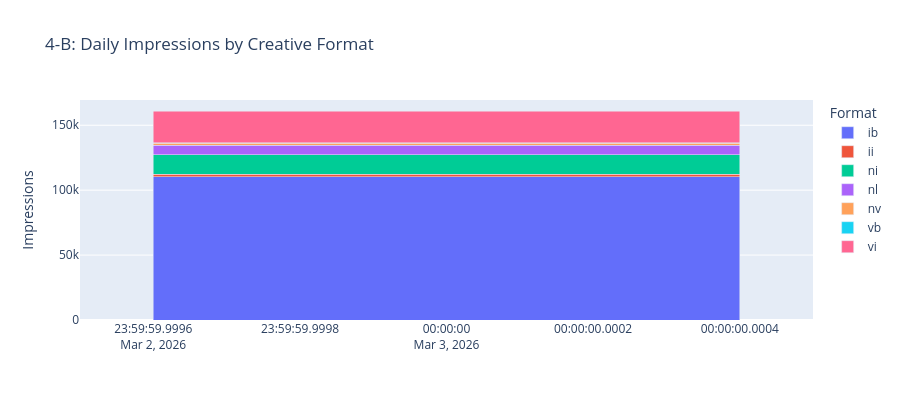

Notebook code cell kept with this figure:
### Markdown cell above
### 4-B. Creative Impressions by Format

### Code cell
_mmp_in_clause = sql_in_clause(_mmp_bundles, 'advertiser.mmp_bundle_id')
q_4b = f"""
SELECT
  date_utc AS date,
  campaign_id,
  campaign.country,
  creative.format AS creative_format,
  COUNT(DISTINCT creative.id) AS n_creatives_L7D,
  SUM(impressions) AS impressions_L7D,
  SUM(clicks) AS clicks_L7D,
  ROUND(SUM(gross_spend_usd), 2) AS spend_L7D,
  SUM(installs) AS installs_L7D
FROM `moloco-ae-view.athena.fact_dsp_creative`
WHERE date_utc BETWEEN DATE_SUB(CURRENT_DATE(), INTERVAL 7 DAY) AND CURRENT_DATE()
  {_mmp_in_clause}
  {_campaign_in}
GROUP BY 1, 2, 3, 4
ORDER BY 1 DESC, 5 DESC
"""

df_4b = run_query(q_4b, '4-B Creative Impressions')
if not df_4b.empty:
    fmt_summary = df_4b.groupby('creative_format').agg(
        impressions=('impressions_L7D', 'sum'), spend=('spend_L7D', 'sum')).sort_values('impressions', ascending=False)
    total_imps = fmt_summary['impressions'].sum()
    total_spend = fmt_summary['spend'].sum()
    print(f'  → Formats with impressions:')
    for fmt, row in fmt_summary.iterrows():
        imp_pct = row['impressions'] / total_imps * 100 if total_imps > 0 else 0
        spend_pct = row['spend'] / total_spend * 100 if total_spend > 0 else 0
        print(f'     {fmt}: {row["impressions"]:,.0f} imps ({imp_pct:.1f}%), ${row["spend"]:,.2f} spend ({spend_pct:.1f}%)')

    chart_df = df_4b.groupby(['date', 'creative_format'])['impressions_L7D'].sum().reset_index()
    daily_total = chart_df.groupby('date')['impressions_L7D'].transform('sum')
    chart_df['pct'] = (chart_df['impressions_L7D'] / daily_total * 100).round(1)
    chart_df['date'] = chart_df['date'].astype(str)
    fig = px.bar(chart_df, x='date', y='impressions_L7D', color='creative_format',
                 title='4-B: Daily Impressions by Creative Format',
                 labels={'impressions_L7D': 'Impressions', 'date': '', 'creative_format': 'Format'},
                 hover_data={'pct': ':.1f'})
    fig.update_traces(hovertemplate='%{data.name}<br>%{y:,.0f} imps (%{customdata[0]:.1f}%)<extra></extra>')
    fig.update_layout(barmode='stack', height=400)
    fig.show()
df_4b

### Figure 1 — Plotly figure (JSON) as saved in the notebook; plotly's stock layout.template omitted (floating-point values rounded to 4 significant figures)
{"data": [{"customdata": [[68.5]], "hovertemplate": "%{data.name}<br>%{y:,.0f} imps (%{customdata[0]:.1f}%)<extra></extra>", "legendgroup": "ib", "marker": {"color": "#636efa", "pattern": {"shape": ""}}, "name": "ib", "orientation": "v", "showlegend": true, "textposition": "auto", "type": "bar", "x": ["2026-03-03"], "xaxis": "x", "y": [110252], "yaxis": "y"}, {"customdata": [[1.2]], "hovertemplate": "%{data.name}<br>%{y:,.0f} imps (%{customdata[0]:.1f}%)<extra></extra>", "legendgroup": "ii", "marker": {"color": "#EF553B", "pattern": {"shape": ""}}, "name": "ii", "orientation": "v", "showlegend": true, "textposition": "auto", "type": "bar", "x": ["2026-03-03"], "xaxis": "x", "y": [1981], "yaxis": "y"}, {"customdata": [[9.3]], "hovertemplate": "%{data.name}<br>%{y:,.0f} imps (%{customdata[0]:.1f}%)<extra></extra>", "legendgroup": "ni", "marker": {"color": "#00cc96", "pattern": {"shape": ""}}, "name": "ni", "orientation": "v", "showlegend": true, "textposition": "auto", "type": "bar", "x": ["2026-03-03"], "xaxis": "x", "y": [14991], "yaxis": "y"}, {"customdata": [[4.7]], "hovertemplate": "%{data.name}<br>%{y:,.0f} imps (%{customdata[0]:.1f}%)<extra></extra>", "legendgroup": "nl", "marker": {"color": "#ab63fa", "pattern": {"shape": ""}}, "name": "nl", "orientation": "v", "showlegend": true, "textposition": "auto", "type": "bar", "x": ["2026-03-03"], "xaxis": "x", "y": [7568], "yaxis": "y"}, {"customdata": [[0.8]], "hovertemplate": "%{data.name}<br>%{y:,.0f} imps (%{customdata[0]:.1f}%)<extra></extra>", "legendgroup": "nv", "marker": {"color": "#FFA15A", "pattern": {"shape": ""}}, "name": "nv", "orientation": "v", "showlegend": true, "textposition": "auto", "type": "bar", "x": ["2026-03-03"], "xaxis": "x", "y": [1339], "yaxis": "y"}, {"customdata": [[0.3]], "hovertemplate": "%{data.name}<br>%{y:,.0f} imps (%{customdata[0]:.1f}%)<extra></extra>", "legendgroup": "vb", "marker": {"color": "#19d3f3", "pattern": {"shape": ""}}, "name": "vb", "orientation": "v", "showlegend": true, "textposition": "auto", "type": "bar", "x": ["2026-03-03"], "xaxis": "x", "y": [458], "yaxis": "y"}, {"customdata": [[15.1]], "hovertemplate": "%{data.name}<br>%{y:,.0f} imps (%{customdata[0]:.1f}%)<extra></extra>", "legendgroup": "vi", "marker": {"color": "#FF6692", "pattern": {"shape": ""}}, "name": "vi", "orientation": "v", "showlegend": true, "textposition": "auto", "type": "bar", "x": ["2026-03-03"], "xaxis": "x", "y": [24388], "yaxis": "y"}], "layout": {"barmode": "stack", "height": 400, "legend": {"title": {"text": "Format"}, "tracegroupgap": 0}, "title": {"text": "4-B: Daily Impressions by Creative Format"}, "xaxis": {"anchor": "y", "domain": [0, 1], "title": {"text": ""}}, "yaxis": {"anchor": "x", "domain": [0, 1], "title": {"text": "Impressions"}}}}
